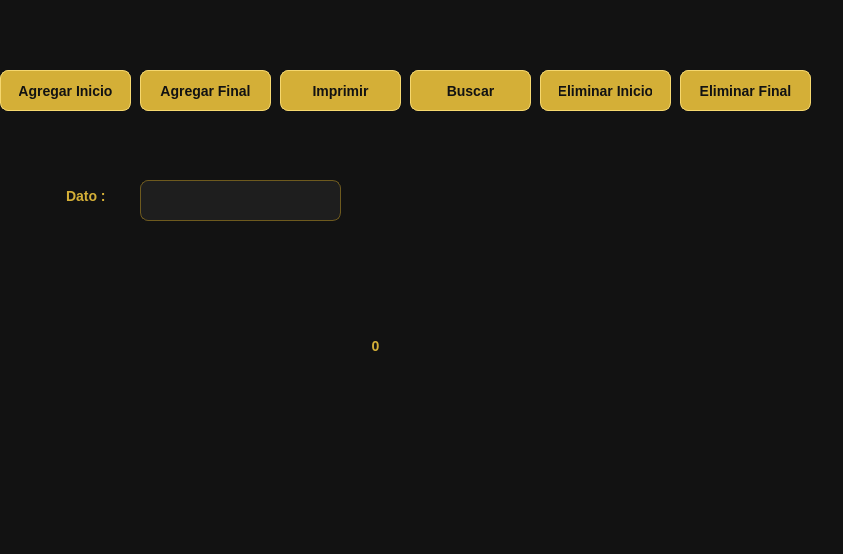
<?xml version="1.0" encoding="UTF-8"?>
<ui version="4.0">
 <class>Dialog</class>
 <widget class="QDialog" name="Dialog">
  <property name="geometry">
   <rect>
    <x>0</x>
    <y>0</y>
    <width>843</width>
    <height>554</height>
   </rect>
  </property>
  <property name="windowTitle">
   <string>Dialog</string>
  </property>
  <property name="styleSheet">
   <string notr="true">/* ==========================================================================
   TEMA PREMIUM NEGRO &amp; DORADO
   ========================================================================== */

QWidget {
    background-color: #121212;
    font-family: &quot;Segoe UI&quot;, &quot;Helvetica Neue&quot;, Arial, sans-serif;
    font-size: 14px;
    color: #E8D9A8;
}

/* ==========================================================================
   ETIQUETAS / QLABEL
   ========================================================================== */

QLabel {
    background-color: transparent;
    color: #D4AF37;
    font-weight: 500;
    padding: 2px;
}

/* Títulos */
QLabel#sectionTitle {
    font-size: 20px;
    font-weight: bold;
    color: #F5D76E;
    padding-bottom: 10px;
}

/* ==========================================================================
   CAMPOS DE TEXTO / QLINEEDIT
   ========================================================================== */

QLineEdit {
    background-color: #1E1E1E;
    color: #F5E6B3;
    border: 1px solid #6E5A1E;
    border-radius: 8px;
    padding: 8px 12px;
    selection-background-color: #D4AF37;
    selection-color: #121212;
}

QLineEdit:focus {
    border: 2px solid #D4AF37;
    background-color: #252525;
}

QLineEdit:disabled {
    background-color: #1A1A1A;
    color: #666666;
    border: 1px solid #333333;
}

/* ==========================================================================
   BOTONES / QPUSHBUTTON
   ========================================================================== */

QPushButton {
    background-color: #D4AF37;
    color: #121212;
    font-weight: bold;
    border: 1px solid #F5D76E;
    border-radius: 8px;
    padding: 8px 18px;
}

QPushButton:hover {
    background-color: #E6C65C;
    border: 1px solid #FFD700;
}

QPushButton:pressed {
    background-color: #B8941F;
    padding-top: 9px;
    padding-left: 19px;
}

QPushButton:disabled {
    background-color: #3A3A3A;
    color: #777777;
    border: 1px solid #555555;
}

/* ==========================================================================
   COMBOBOX
   ========================================================================== */

QComboBox {
    background-color: #1E1E1E;
    color: #F5E6B3;
    border: 1px solid #6E5A1E;
    border-radius: 8px;
    padding: 6px 10px;
}

QComboBox:hover {
    border: 1px solid #D4AF37;
}

QComboBox::drop-down {
    border: none;
}

/* ==========================================================================
   TABLAS / QTABLEWIDGET
   ========================================================================== */

QTableWidget {
    background-color: #1A1A1A;
    color: #F5E6B3;
    gridline-color: #444444;
    border: 1px solid #6E5A1E;
    border-radius: 6px;
}

QHeaderView::section {
    background-color: #D4AF37;
    color: #121212;
    padding: 6px;
    border: none;
    font-weight: bold;
}

/* ==========================================================================
   SCROLLBAR
   ========================================================================== */

QScrollBar:vertical {
    background: #1A1A1A;
    width: 12px;
    margin: 0;
}

QScrollBar::handle:vertical {
    background: #D4AF37;
    border-radius: 6px;
    min-height: 30px;
}

QScrollBar::handle:vertical:hover {
    background: #F5D76E;
}

QScrollBar::add-line:vertical,
QScrollBar::sub-line:vertical {
    height: 0px;
}

/* ==========================================================================
   GROUPBOX
   ========================================================================== */

QGroupBox {
    color: #D4AF37;
    border: 1px solid #6E5A1E;
    border-radius: 10px;
    margin-top: 12px;
    padding-top: 12px;
    font-weight: bold;
}

QGroupBox::title {
    subcontrol-origin: margin;
    left: 12px;
    padding: 0 6px;
}</string>
  </property>
  <widget class="QPushButton" name="btn_agregarI">
   <property name="geometry">
    <rect>
     <x>0</x>
     <y>70</y>
     <width>131</width>
     <height>41</height>
    </rect>
   </property>
   <property name="text">
    <string>Agregar Inicio</string>
   </property>
  </widget>
  <widget class="QPushButton" name="btn_agregarf">
   <property name="geometry">
    <rect>
     <x>140</x>
     <y>70</y>
     <width>131</width>
     <height>41</height>
    </rect>
   </property>
   <property name="text">
    <string>Agregar Final</string>
   </property>
  </widget>
  <widget class="QPushButton" name="btn_eliminari">
   <property name="geometry">
    <rect>
     <x>540</x>
     <y>70</y>
     <width>131</width>
     <height>41</height>
    </rect>
   </property>
   <property name="text">
    <string>Eliminar Inicio</string>
   </property>
  </widget>
  <widget class="QPushButton" name="btn_imprimir">
   <property name="geometry">
    <rect>
     <x>280</x>
     <y>70</y>
     <width>121</width>
     <height>41</height>
    </rect>
   </property>
   <property name="text">
    <string>Imprimir</string>
   </property>
  </widget>
  <widget class="QPushButton" name="btn_eliminarf">
   <property name="geometry">
    <rect>
     <x>680</x>
     <y>70</y>
     <width>131</width>
     <height>41</height>
    </rect>
   </property>
   <property name="text">
    <string>Eliminar Final</string>
   </property>
  </widget>
  <widget class="QPushButton" name="btn_buscar">
   <property name="geometry">
    <rect>
     <x>410</x>
     <y>70</y>
     <width>121</width>
     <height>41</height>
    </rect>
   </property>
   <property name="text">
    <string>Buscar</string>
   </property>
  </widget>
  <widget class="QLabel" name="label">
   <property name="geometry">
    <rect>
     <x>60</x>
     <y>170</y>
     <width>131</width>
     <height>51</height>
    </rect>
   </property>
   <property name="text">
    <string>Dato :</string>
   </property>
  </widget>
  <widget class="QLineEdit" name="txt_dato">
   <property name="geometry">
    <rect>
     <x>140</x>
     <y>180</y>
     <width>201</width>
     <height>41</height>
    </rect>
   </property>
   <property name="text">
    <string/>
   </property>
  </widget>
  <widget class="QLabel" name="lbl_resultado">
   <property name="geometry">
    <rect>
     <x>40</x>
     <y>300</y>
     <width>671</width>
     <height>91</height>
    </rect>
   </property>
   <property name="text">
    <string>0</string>
   </property>
   <property name="alignment">
    <set>Qt::AlignCenter</set>
   </property>
  </widget>
 </widget>
 <resources/>
 <connections/>
</ui>
